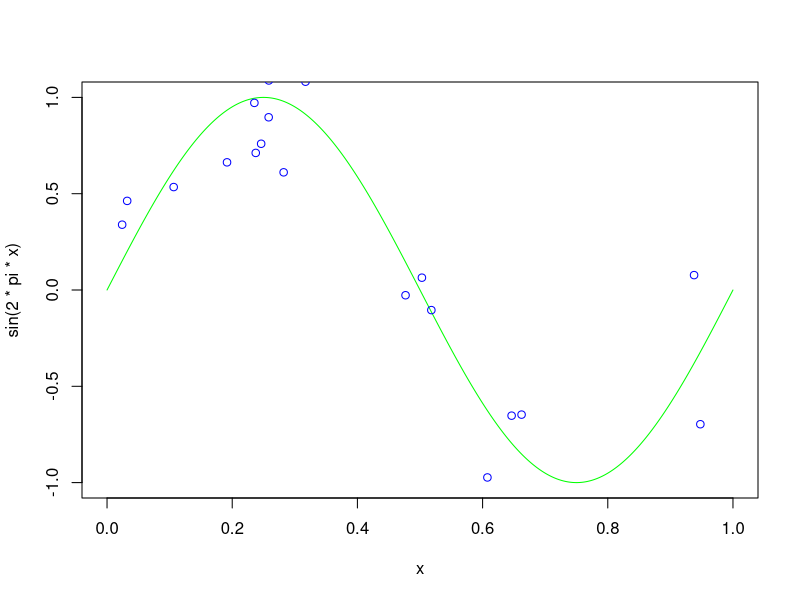

R code for this plot:
library(mvtnorm)
library(quadprog)
library(proxy)
library(Matrix)

set.seed(76757)
###### define hyperparamters
beta <- 1/0.2^2
x <- seq(0,1,length=1000)

###### generate a few targets and predictors
n.sim <- 20
xN <- runif(n.sim ,0,1)
tN <- sin(2*pi*xN) + rnorm(n.sim,0,sqrt(1/beta))

quartz()
plot(x,sin(2*pi*x),type="l",col="green")
points(xN,tN,col="blue")


# Changes from HW7
#   1. aN. In this case, we have a 2*n length vector, to contain c(aN, aN_hat)
#   2. Dmat. D_mat is changed since the quadratic part of the problem is changed
#   3. dvect. dvect changed as we discussed during class
#   4. Amat and bvect. Since the constrain of the problem is changed
#   5. Kernel function. ker_1 = abs(x1-x2)
#                       ker_2 = min( abs( (x1-0.25)^2 - (x2-0.25)^2 ), abs( (x1-0.75)^2 - (x2-0.75)^2) ))

# kernel 1:
ker_1 <- function(x,y){
    return(abs(x-y))
}

# kernel 2:
ker_2 <- function(x,y){
    return(min( abs( (x-0.25)^2 - (y-0.25)^2 ) , abs( (x-0.75)^2 - (y-0.75)^2 ) ))
}


# Gram matrix calculate:
#      since the x is one dim. don't need call apply anymore
# Calculate grad matrix
## sub function: calculate the diag
Gram_diag_element <- function(x, distanceFun){
    return(distanceFun(x,x))
}

GramMat <- function(xVec,kernelFun){
    Gram_diag <- diag( Gram_diag_element(xVec, kernelFun) ) # n * n diag
    Gram_dist <- proxy::dist(xVec, method=kernelFun) # n-1 * n-1 mat
    
    return(as.matrix(Gram_dist) + Gram_diag)
}

# DMat Changed
DMat <- function(GramMat){
    mLen <- dim(GramMat)[1]
    PreMat <- rbind(diag(mLen), -diag(mLen))
    return(PreMat %*% GramMat %*% t(PreMat))
}

# DVec changed
dVec <- function(eps, tN){
    return(c( rep(eps,length(tN)) - tN, rep(eps,length(tN)) + tN))
}

# AMat 
AMat <- function(mLen){
    IMat <- diag(mLen)
    ZeroMat <- matrix(0, nrow=mLen, ncol=mLen)
    mat1 <- c(rep(1, mLen), rep(-1, mLen))
    mat2 <- cbind(IMat, ZeroMat)
    mat3 <- cbind(ZeroMat, IMat)
    mat4 <- -mat2
    mat5 <- -mat3
    mat6 <- rep(1, 2*mLen)
    result <- rbind(mat1, mat2, mat3, mat4, mat5, mat6)
    rownames(result) <- NULL
    return(t(result))
}

# bvec
bVec <- function(HyperC, mLen, Nu){
    return(c( rep(0,2*mLen+1), rep(-HyperC/mLen, 2*mLen), HyperC*Nu))
}

# calculate B 7.69 and the equaltion we discuss during class
findB <- function(tN, aN, aN_Hat, Gmat, Nu ){
    bN <- tN - Nu - colSums((aN - aN_Hat) * Gmat)
    return(mean(bN))
}

# Predict
calcY <- function(xNew, aN, aN_hat, xVec, b.num, kenrelFun){
    retrun( sum( (aN - aN_hat) * kernelFun(xVec, xNew) ) + b.num )
}

# data 

xVec <- xN
eps <- 0.2
HyperC <- 3
Nu <- 0.1

# kernel 1 = abs(x1-x2)
GramMatrix_1 <- GramMat(xVec, ker_1) 
DMatrix_1 <- DMat(GramMatrix_1)
DVector_1 <- dVec(eps, tN)
AMatrix_1 <- AMat(length(tN))
bVector_1 <- bVec(HyperC, length(tN), Nu)

Solution_1 <- solve.QP(nearPD(DMatrix_1)$mat, DVector_1, AMatrix_1, bVector_1, meq=1)
Solution_1$solution

importantPointIndex <- which(abs(Solution_1$solution) > 0.1)
model.1.data <- rbind(x[importantPointIndex], xVec[importantPointIndex])


